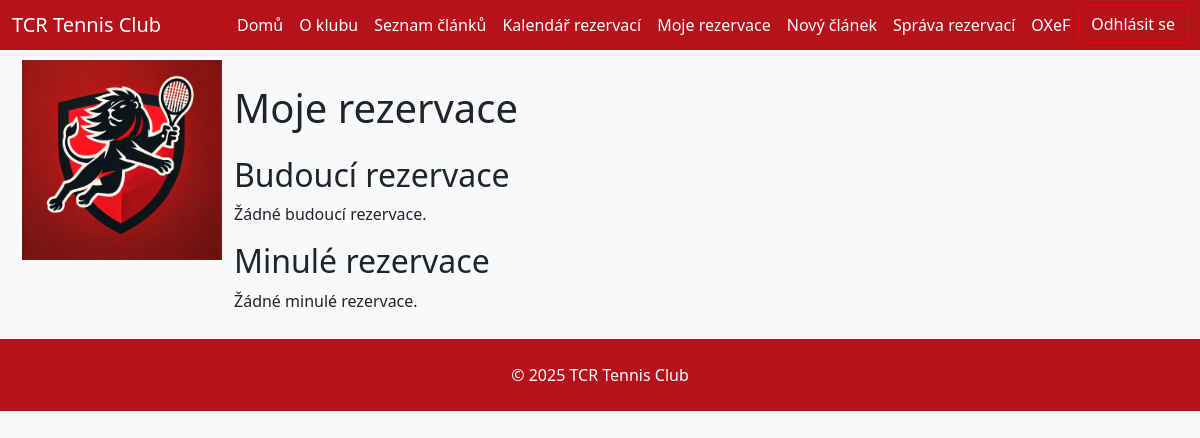
The app's page /reservation/my_reservations/ (signed in), older data.
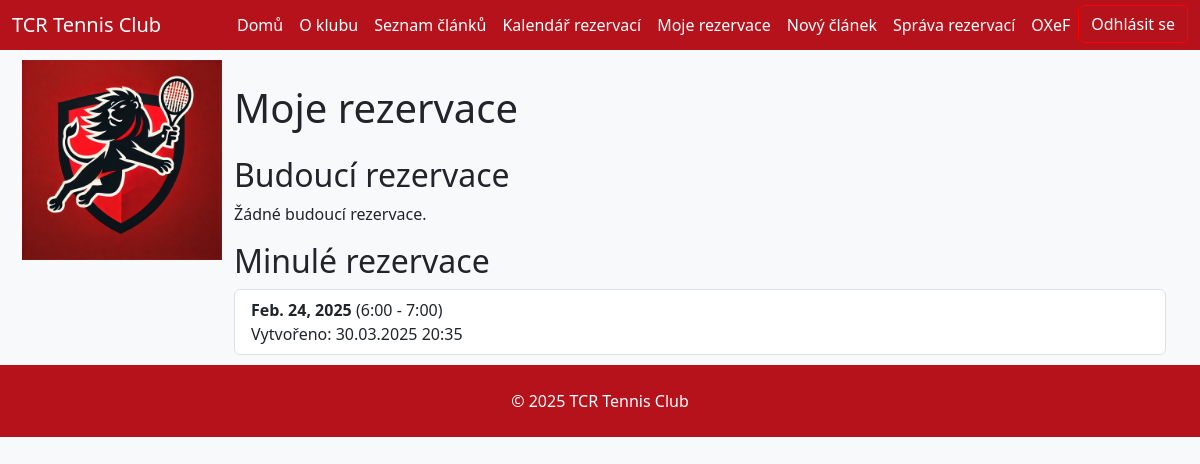
The same page, newer data.
### reservation/models.py (models this page shows, shortened)
class Reservation(models.Model):
    user = models.ForeignKey(
        settings.AUTH_USER_MODEL,  # Použijeme dynamický odkaz na custom uživatele
        on_delete=models.CASCADE,
        related_name='reservations'
    )
    date = models.DateField()
    start_hour = models.PositiveSmallIntegerField()
    end_hour = models.PositiveSmallIntegerField()
    created_at = models.DateTimeField(auto_now_add=True)
    updated_at = models.DateTimeField(auto_now=True)
    class Meta:
        constraints = [
            models.CheckConstraint(
                check=models.Q(start_hour__gte=6) & models.Q(start_hour__lte=21),
                name='valid_start_hour'
            ),
            models.CheckConstraint(
                check=models.Q(end_hour__gte=7) & models.Q(end_hour__lte=22),
                name='valid_end_hour'
            ),
            models.CheckConstraint(
                check=models.Q(end_hour__gt=models.F('start_hour')),
                name='end_after_start'
            ),
        ]
        ordering = ['date', 'start_hour']

### reservation/views.py (the view)
# urls.py: path('my_reservations/', views.my_reservations_view, name='my_reservations'),
def my_reservations_view(request):
    if not request.user.is_authenticated:
        return render(request, "my_reservation.html")
    now = timezone.now().date()
    future_reservations = Reservation.objects.filter(user=request.user, date__gte=now).order_by("date")
    past_reservations = Reservation.objects.filter(user=request.user, date__lt=now).order_by("-date")
    context = {
        "future_reservations": future_reservations,
        "past_reservations": past_reservations,
    }
    return render(request, "my_reservation.html", context)

### reservation/templates/my_reservation.html (shortened to what this page needs)
{% extends "base.html" %}
{% load static %}
{% block content %}
  {% if not user.is_authenticated %}
    <p class="text-center">Pro zobrazení rezervací se přihlašte.</p>
  {% else %}
    <div class="my-reservations container mt-4">
      <h1 class="mb-4">Moje rezervace</h1>
      <h2>Budoucí rezervace</h2>
      {% if future_reservations %}
        <ul class="list-group mb-4">
          {% for reservation in future_reservations %}
            <li class="list-group-item d-flex justify-content-between align-items-center">
              <div>
                <strong>{{ reservation.date }}</strong>
                ({{ reservation.start_hour }}:00 - {{ reservation.end_hour }}:00)
                <br>
                Vytvořeno: {{ reservation.created_at|date:"d.m.Y H:i" }}
              </div>
              <form action="{% url 'delete_reservation' reservation.id %}" method="post" class="m-0">
                {% csrf_token %}
                <button type="submit" class="btn btn-custom">Smazat</button>
              </form>
            </li>
          {% endfor %}
        </ul>
      {% else %}
        <p>Žádné budoucí rezervace.</p>
      {% endif %}
      <h2>Minulé rezervace</h2>
      {% if past_reservations %}
        <ul class="list-group">
          {% for reservation in past_reservations %}
            <li class="list-group-item">
              <strong>{{ reservation.date }}</strong>
              ({{ reservation.start_hour }}:00 - {{ reservation.end_hour }}:00)
              <br>
              Vytvořeno: {{ reservation.created_at|date:"d.m.Y H:i" }}
            </li>
          {% endfor %}
        </ul>
      {% else %}
        <p>Žádné minulé rezervace.</p>
      {% endif %}
    </div>
  {% endif %}
{% endblock content %}

Row changes from the older to the newer data that the page shows:
added Reservation: date "Feb. 24, 2025", start_hour "6", end_hour "7", created_at "30.03.2025 20:35"
Text that changed along with them:
text no longer shown: "Žádné minulé rezervace."
